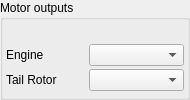
            <widget class="QGroupBox" name="SwashplateBox_2">
             <property name="sizePolicy">
              <sizepolicy hsizetype="Fixed" vsizetype="Maximum">
               <horstretch>0</horstretch>
               <verstretch>0</verstretch>
              </sizepolicy>
             </property>
             <property name="maximumSize">
              <size>
               <width>190</width>
               <height>16777215</height>
              </size>
             </property>
             <property name="title">
              <string>Motor outputs</string>
             </property>
             <layout class="QGridLayout" name="gridLayout_18">
              <property name="horizontalSpacing">
               <number>3</number>
              </property>
              <property name="verticalSpacing">
               <number>2</number>
              </property>
              <property name="margin">
               <number>3</number>
              </property>
              <item row="2" column="1">
               <widget class="QComboBox" name="ccpmTailChannel">
                <property name="sizePolicy">
                 <sizepolicy hsizetype="MinimumExpanding" vsizetype="Fixed">
                  <horstretch>0</horstretch>
                  <verstretch>0</verstretch>
                 </sizepolicy>
                </property>
                <property name="minimumSize">
                 <size>
                  <width>85</width>
                  <height>0</height>
                 </size>
                </property>
                <property name="maximumSize">
                 <size>
                  <width>100</width>
                  <height>16777215</height>
                 </size>
                </property>
               </widget>
              </item>
              <item row="1" column="1">
               <widget class="QComboBox" name="ccpmEngineChannel">
                <property name="sizePolicy">
                 <sizepolicy hsizetype="MinimumExpanding" vsizetype="Fixed">
                  <horstretch>0</horstretch>
                  <verstretch>0</verstretch>
                 </sizepolicy>
                </property>
                <property name="minimumSize">
                 <size>
                  <width>85</width>
                  <height>0</height>
                 </size>
                </property>
                <property name="maximumSize">
                 <size>
                  <width>100</width>
                  <height>16777215</height>
                 </size>
                </property>
               </widget>
              </item>
              <item row="2" column="0">
               <widget class="QLabel" name="ccpmTailLabel">
                <property name="sizePolicy">
                 <sizepolicy hsizetype="Fixed" vsizetype="Preferred">
                  <horstretch>0</horstretch>
                  <verstretch>0</verstretch>
                 </sizepolicy>
                </property>
                <property name="minimumSize">
                 <size>
                  <width>80</width>
                  <height>0</height>
                 </size>
                </property>
                <property name="maximumSize">
                 <size>
                  <width>80</width>
                  <height>16777215</height>
                 </size>
                </property>
                <property name="text">
                 <string>Tail Rotor</string>
                </property>
               </widget>
              </item>
              <item row="1" column="0">
               <widget class="QLabel" name="ccpmEngineLabel">
                <property name="sizePolicy">
                 <sizepolicy hsizetype="Fixed" vsizetype="Preferred">
                  <horstretch>0</horstretch>
                  <verstretch>0</verstretch>
                 </sizepolicy>
                </property>
                <property name="minimumSize">
                 <size>
                  <width>80</width>
                  <height>0</height>
                 </size>
                </property>
                <property name="maximumSize">
                 <size>
                  <width>80</width>
                  <height>16777215</height>
                 </size>
                </property>
                <property name="text">
                 <string>Engine</string>
                </property>
               </widget>
              </item>
              <item row="0" column="0">
               <spacer name="verticalSpacer_5">
                <property name="orientation">
                 <enum>Qt::Vertical</enum>
                </property>
                <property name="sizeType">
                 <enum>QSizePolicy::Fixed</enum>
                </property>
                <property name="sizeHint" stdset="0">
                 <size>
                  <width>20</width>
                  <height>20</height>
                 </size>
                </property>
               </spacer>
              </item>
             </layout>
            </widget>
